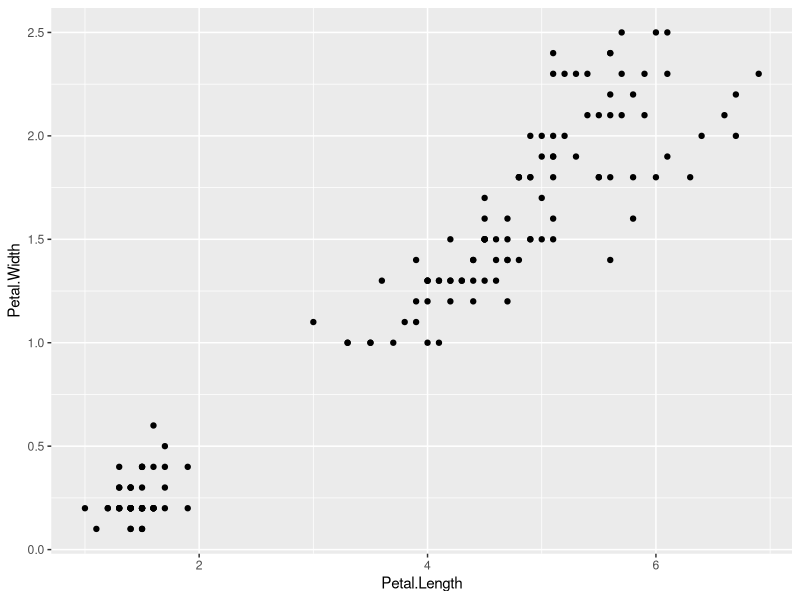
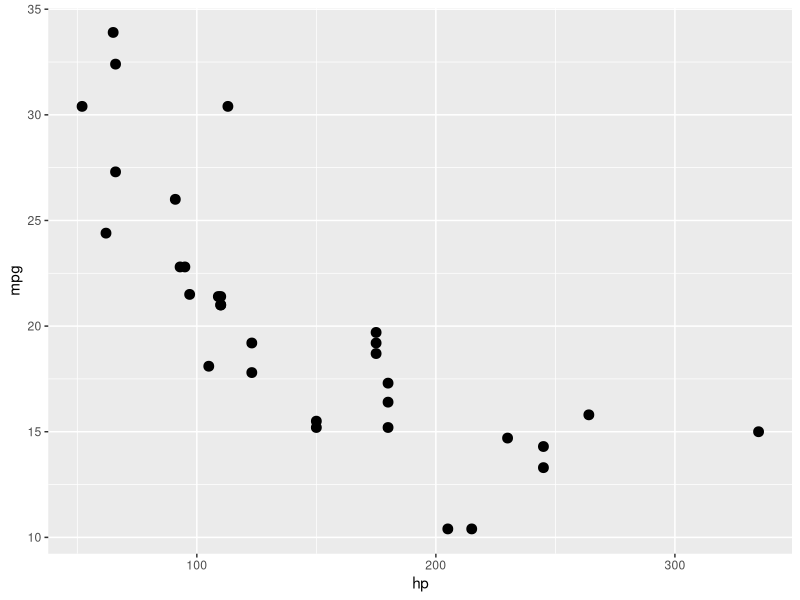
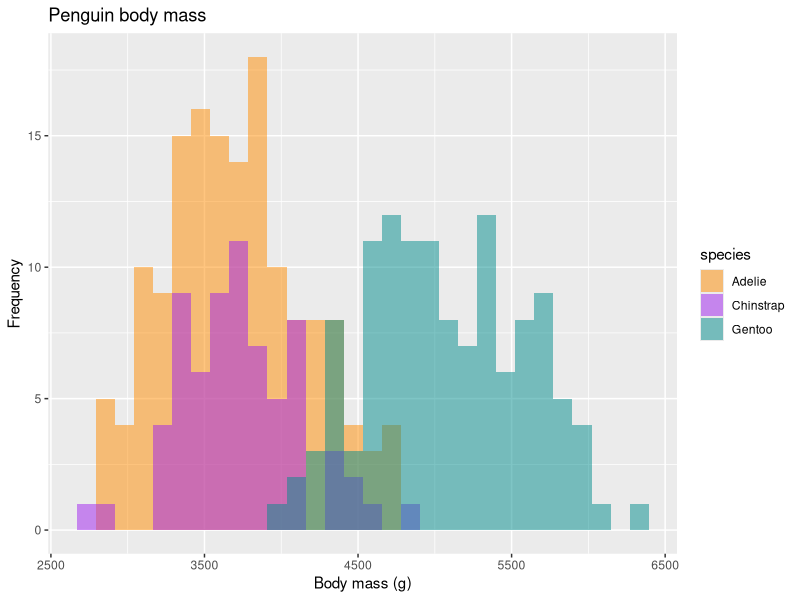
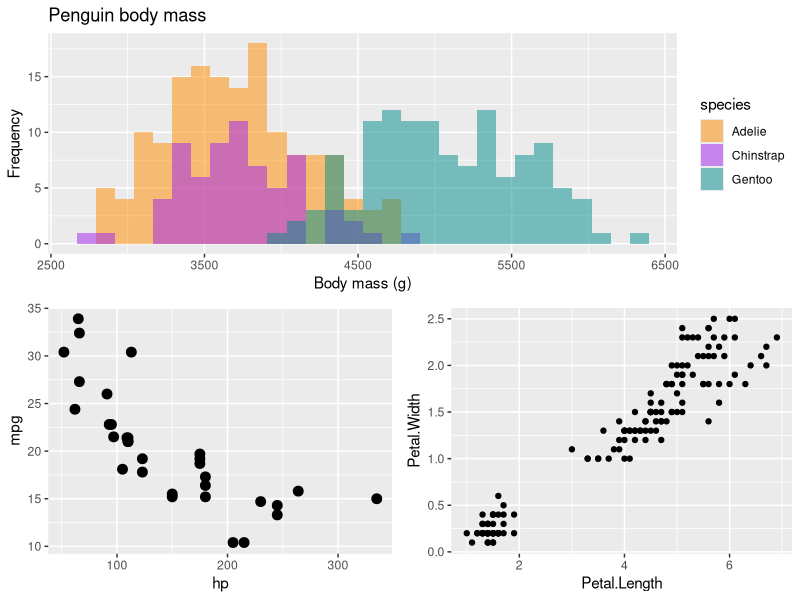

Recreate these plots in R, in order.
## ---- chunk 1
library(ggplot2)
library(palmerpenguins)

iris2 <- ggplot(iris, aes(x=Petal.Length, y=Petal.Width)) +
  geom_point()

cars <- ggplot(mtcars, aes(x=hp, y=mpg)) + geom_point(size=3)

mass_hist <- ggplot(data = penguins, aes(x = body_mass_g)) + geom_histogram(aes(fill = species), alpha = 0.5, position = "identity") + scale_fill_manual(values = c("darkorange","purple","cyan4")) + labs(x = "Body mass (g)", y = "Frequency", title = "Penguin body mass") 

iris2
## ---- chunk 2
#| eval=TRUE
#| 
cars
## ---- chunk 3
mass_hist
## ---- chunk 4

gridExtra::grid.arrange(cars,iris2,mass_hist, 
                        layout_matrix = rbind(c(3,3),
                                              c(1,2)))

